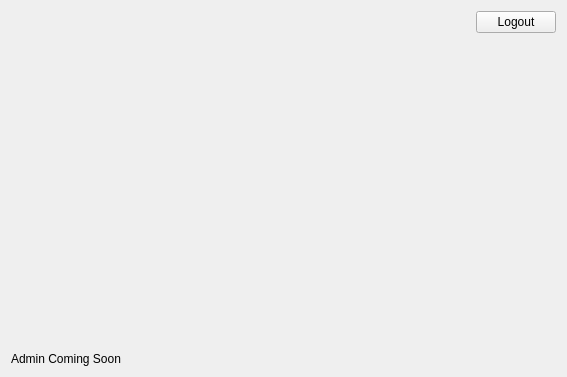
<?xml version="1.0" encoding="UTF-8"?>
<ui version="4.0">
 <class>AdminWidget</class>
 <widget class="QWidget" name="AdminWidget">
  <property name="geometry">
   <rect>
    <x>0</x>
    <y>0</y>
    <width>567</width>
    <height>377</height>
   </rect>
  </property>
  <property name="windowTitle">
   <string>Form</string>
  </property>
  <layout class="QVBoxLayout" name="verticalLayout">
   <item>
    <layout class="QHBoxLayout" name="horizontalLayout">
     <item>
      <spacer name="horizontalSpacer">
       <property name="orientation">
        <enum>Qt::Orientation::Horizontal</enum>
       </property>
       <property name="sizeHint" stdset="0">
        <size>
         <width>40</width>
         <height>20</height>
        </size>
       </property>
      </spacer>
     </item>
     <item>
      <widget class="QPushButton" name="btnLogout">
       <property name="text">
        <string>Logout</string>
       </property>
      </widget>
     </item>
    </layout>
   </item>
   <item>
    <spacer name="verticalSpacer">
     <property name="orientation">
      <enum>Qt::Orientation::Vertical</enum>
     </property>
     <property name="sizeHint" stdset="0">
      <size>
       <width>20</width>
       <height>40</height>
      </size>
     </property>
    </spacer>
   </item>
   <item>
    <widget class="QLabel" name="label">
     <property name="text">
      <string>Admin Coming Soon</string>
     </property>
    </widget>
   </item>
  </layout>
 </widget>
 <resources/>
 <connections/>
</ui>
